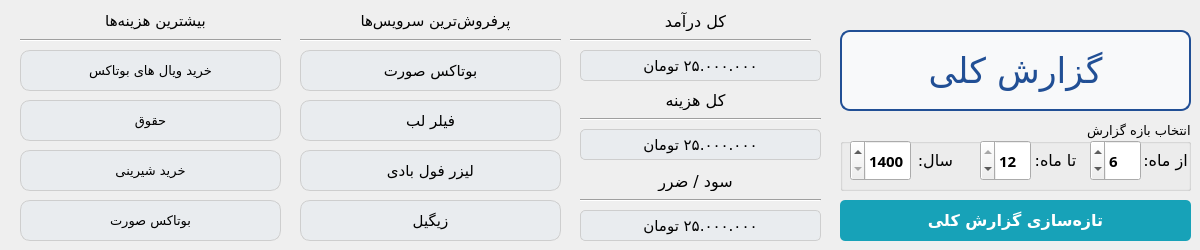
      <widget class="QWidget" name="page">
       <widget class="Line" name="line">
        <property name="geometry">
         <rect>
          <x>570</x>
          <y>30</y>
          <width>241</width>
          <height>20</height>
         </rect>
        </property>
        <property name="orientation">
         <enum>Qt::Horizontal</enum>
        </property>
       </widget>
       <widget class="QLabel" name="label_35">
        <property name="geometry">
         <rect>
          <x>360</x>
          <y>10</y>
          <width>151</width>
          <height>21</height>
         </rect>
        </property>
        <property name="font">
         <font>
          <family>Vazirmatn ExtraBold</family>
          <pointsize>11</pointsize>
         </font>
        </property>
        <property name="text">
         <string>پرفروش‌ترین سرویس‌ها</string>
        </property>
        <property name="alignment">
         <set>Qt::AlignCenter</set>
        </property>
       </widget>
       <widget class="QLabel" name="label_37">
        <property name="geometry">
         <rect>
          <x>40</x>
          <y>10</y>
          <width>231</width>
          <height>21</height>
         </rect>
        </property>
        <property name="font">
         <font>
          <family>Vazirmatn ExtraBold</family>
          <pointsize>11</pointsize>
         </font>
        </property>
        <property name="text">
         <string>بیشترین‌ هزینه‌ها</string>
        </property>
        <property name="alignment">
         <set>Qt::AlignCenter</set>
        </property>
       </widget>
       <widget class="QLabel" name="label_38">
        <property name="geometry">
         <rect>
          <x>580</x>
          <y>11</y>
          <width>231</width>
          <height>20</height>
         </rect>
        </property>
        <property name="font">
         <font>
          <family>Vazirmatn ExtraBold</family>
          <pointsize>12</pointsize>
         </font>
        </property>
        <property name="text">
         <string>کل درآمد</string>
        </property>
        <property name="alignment">
         <set>Qt::AlignCenter</set>
        </property>
       </widget>
       <widget class="Line" name="line_3">
        <property name="geometry">
         <rect>
          <x>20</x>
          <y>30</y>
          <width>261</width>
          <height>20</height>
         </rect>
        </property>
        <property name="orientation">
         <enum>Qt::Horizontal</enum>
        </property>
       </widget>
       <widget class="Line" name="line_4">
        <property name="geometry">
         <rect>
          <x>300</x>
          <y>30</y>
          <width>261</width>
          <height>20</height>
         </rect>
        </property>
        <property name="orientation">
         <enum>Qt::Horizontal</enum>
        </property>
       </widget>
       <widget class="QLabel" name="generalIncome_lbl">
        <property name="geometry">
         <rect>
          <x>580</x>
          <y>50</y>
          <width>241</width>
          <height>31</height>
         </rect>
        </property>
        <property name="font">
         <font>
          <family>Vazirmatn Medium</family>
          <pointsize>11</pointsize>
         </font>
        </property>
        <property name="styleSheet">
         <string notr="true">border: 1px solid;
background-color: rgb(233, 236, 239);
border-radius: 5px;
border-color: rgb(206, 206, 206); </string>
        </property>
        <property name="text">
         <string>۲۵.۰۰۰.۰۰۰ تومان</string>
        </property>
        <property name="alignment">
         <set>Qt::AlignCenter</set>
        </property>
       </widget>
       <widget class="QLabel" name="label_39">
        <property name="geometry">
         <rect>
          <x>580</x>
          <y>90</y>
          <width>231</width>
          <height>20</height>
         </rect>
        </property>
        <property name="font">
         <font>
          <family>Vazirmatn ExtraBold</family>
          <pointsize>12</pointsize>
         </font>
        </property>
        <property name="text">
         <string>کل هزینه‌</string>
        </property>
        <property name="alignment">
         <set>Qt::AlignCenter</set>
        </property>
       </widget>
       <widget class="Line" name="line_2">
        <property name="geometry">
         <rect>
          <x>580</x>
          <y>109</y>
          <width>241</width>
          <height>20</height>
         </rect>
        </property>
        <property name="orientation">
         <enum>Qt::Horizontal</enum>
        </property>
       </widget>
       <widget class="QLabel" name="generalExpense_lbl">
        <property name="geometry">
         <rect>
          <x>580</x>
          <y>129</y>
          <width>241</width>
          <height>31</height>
         </rect>
        </property>
        <property name="font">
         <font>
          <family>Vazirmatn Medium</family>
          <pointsize>11</pointsize>
         </font>
        </property>
        <property name="styleSheet">
         <string notr="true">border: 1px solid;
border-color: rgb(232, 232, 232);
background-color: rgb(233, 236, 239);
border-radius: 5px;
border-color: rgb(206, 206, 206); </string>
        </property>
        <property name="text">
         <string>۲۵.۰۰۰.۰۰۰ تومان</string>
        </property>
        <property name="alignment">
         <set>Qt::AlignCenter</set>
        </property>
       </widget>
       <widget class="QLabel" name="profitType_lbl">
        <property name="geometry">
         <rect>
          <x>580</x>
          <y>171</y>
          <width>231</width>
          <height>20</height>
         </rect>
        </property>
        <property name="font">
         <font>
          <family>Vazirmatn ExtraBold</family>
          <pointsize>12</pointsize>
         </font>
        </property>
        <property name="text">
         <string>سود / ضرر</string>
        </property>
        <property name="alignment">
         <set>Qt::AlignCenter</set>
        </property>
       </widget>
       <widget class="Line" name="line_5">
        <property name="geometry">
         <rect>
          <x>580</x>
          <y>190</y>
          <width>241</width>
          <height>20</height>
         </rect>
        </property>
        <property name="orientation">
         <enum>Qt::Horizontal</enum>
        </property>
       </widget>
       <widget class="QLabel" name="generalProfit_lbl">
        <property name="geometry">
         <rect>
          <x>580</x>
          <y>210</y>
          <width>241</width>
          <height>31</height>
         </rect>
        </property>
        <property name="font">
         <font>
          <family>Vazirmatn Medium</family>
          <pointsize>11</pointsize>
         </font>
        </property>
        <property name="styleSheet">
         <string notr="true">border: 1px solid;
border-color: rgb(232, 232, 232);
background-color: rgb(233, 236, 239);
border-radius: 5px;
border-color: rgb(206, 206, 206); </string>
        </property>
        <property name="text">
         <string>۲۵.۰۰۰.۰۰۰ تومان</string>
        </property>
        <property name="alignment">
         <set>Qt::AlignCenter</set>
        </property>
       </widget>
       <widget class="QPushButton" name="refreshGeneralReport_btn">
        <property name="geometry">
         <rect>
          <x>840</x>
          <y>200</y>
          <width>351</width>
          <height>41</height>
         </rect>
        </property>
        <property name="font">
         <font>
          <family>Vazirmatn</family>
          <pointsize>12</pointsize>
          <weight>75</weight>
          <bold>true</bold>
          <underline>false</underline>
          <strikeout>false</strikeout>
         </font>
        </property>
        <property name="styleSheet">
         <string notr="true">QPushButton {
    background-color: #17a2b8; /* Bootstrap primary blue */
    color: white; /* White text */
    border: none;
    border-radius: 5px; /* Rounded corners */
    text-align: center;
    text-decoration: none;
}

QPushButton:hover {
background-color: rgb(17, 122, 138);

}

QPushButton:pressed {
background-color: rgb(12, 89, 99);
    
}
</string>
        </property>
        <property name="text">
         <string>تازه‌سازی گزارش کلی</string>
        </property>
       </widget>
       <widget class="QLabel" name="n0ServiceHighSold_lbl">
        <property name="geometry">
         <rect>
          <x>300</x>
          <y>50</y>
          <width>261</width>
          <height>41</height>
         </rect>
        </property>
        <property name="font">
         <font>
          <family>Vazirmatn Medium</family>
          <pointsize>11</pointsize>
         </font>
        </property>
        <property name="styleSheet">
         <string notr="true">border: 1px solid;
border-color: rgb(232, 232, 232);
background-color: rgb(233, 236, 239);
border-radius: 10px;
border-color: rgb(206, 206, 206); </string>
        </property>
        <property name="text">
         <string>بوتاکس صورت</string>
        </property>
        <property name="alignment">
         <set>Qt::AlignCenter</set>
        </property>
       </widget>
       <widget class="QLabel" name="n1ServiceHighSold_lbl">
        <property name="geometry">
         <rect>
          <x>300</x>
          <y>100</y>
          <width>261</width>
          <height>41</height>
         </rect>
        </property>
        <property name="font">
         <font>
          <family>Vazirmatn Medium</family>
          <pointsize>11</pointsize>
         </font>
        </property>
        <property name="styleSheet">
         <string notr="true">border: 1px solid;
border-color: rgb(232, 232, 232);
background-color: rgb(233, 236, 239);
border-radius: 5px;
border-color: rgb(206, 206, 206);  border-radius: 10px;</string>
        </property>
        <property name="text">
         <string>فیلر لب</string>
        </property>
        <property name="alignment">
         <set>Qt::AlignCenter</set>
        </property>
       </widget>
       <widget class="QLabel" name="n2ServiceHighSold_lbl">
        <property name="geometry">
         <rect>
          <x>300</x>
          <y>150</y>
          <width>261</width>
          <height>41</height>
         </rect>
        </property>
        <property name="font">
         <font>
          <family>Vazirmatn Medium</family>
          <pointsize>11</pointsize>
         </font>
        </property>
        <property name="styleSheet">
         <string notr="true">border: 1px solid;
border-color: rgb(232, 232, 232);
background-color: rgb(233, 236, 239);
border-radius: 5px;
border-color: rgb(206, 206, 206);  border-radius: 10px;</string>
        </property>
        <property name="text">
         <string>لیزر فول بادی</string>
        </property>
        <property name="alignment">
         <set>Qt::AlignCenter</set>
        </property>
       </widget>
       <widget class="QLabel" name="n3ServiceHighSold_lbl">
        <property name="geometry">
         <rect>
          <x>300</x>
          <y>200</y>
          <width>261</width>
          <height>41</height>
         </rect>
        </property>
        <property name="font">
         <font>
          <family>Vazirmatn Medium</family>
          <pointsize>11</pointsize>
         </font>
        </property>
        <property name="styleSheet">
         <string notr="true">border: 1px solid;
border-color: rgb(232, 232, 232);
background-color: rgb(233, 236, 239);
border-radius: 5px;
border-color: rgb(206, 206, 206);  border-radius: 10px;</string>
        </property>
        <property name="text">
         <string>زیگیل</string>
        </property>
        <property name="alignment">
         <set>Qt::AlignCenter</set>
        </property>
       </widget>
       <widget class="QLabel" name="n0HighestExpense_lbl">
        <property name="geometry">
         <rect>
          <x>20</x>
          <y>50</y>
          <width>261</width>
          <height>41</height>
         </rect>
        </property>
        <property name="font">
         <font>
          <family>Vazirmatn Medium</family>
          <pointsize>10</pointsize>
         </font>
        </property>
        <property name="styleSheet">
         <string notr="true">border: 1px solid;
border-color: rgb(232, 232, 232);
background-color: rgb(233, 236, 239);
border-radius: 5px;
border-color: rgb(206, 206, 206);  border-radius: 10px;</string>
        </property>
        <property name="text">
         <string>خرید ویال های بوتاکس</string>
        </property>
        <property name="alignment">
         <set>Qt::AlignCenter</set>
        </property>
       </widget>
       <widget class="QLabel" name="n1HighestExpense_lbl">
        <property name="geometry">
         <rect>
          <x>20</x>
          <y>100</y>
          <width>261</width>
          <height>41</height>
         </rect>
        </property>
        <property name="font">
         <font>
          <family>Vazirmatn Medium</family>
          <pointsize>10</pointsize>
         </font>
        </property>
        <property name="styleSheet">
         <string notr="true">border: 1px solid;
border-color: rgb(232, 232, 232);
background-color: rgb(233, 236, 239);
border-radius: 5px;
border-color: rgb(206, 206, 206);  border-radius: 10px;</string>
        </property>
        <property name="text">
         <string>حقوق</string>
        </property>
        <property name="alignment">
         <set>Qt::AlignCenter</set>
        </property>
       </widget>
       <widget class="QLabel" name="n2HighestExpense_lbl">
        <property name="geometry">
         <rect>
          <x>20</x>
          <y>150</y>
          <width>261</width>
          <height>41</height>
         </rect>
        </property>
        <property name="font">
         <font>
          <family>Vazirmatn Medium</family>
          <pointsize>10</pointsize>
         </font>
        </property>
        <property name="styleSheet">
         <string notr="true">border: 1px solid;
border-color: rgb(232, 232, 232);
background-color: rgb(233, 236, 239);
border-radius: 5px;
border-color: rgb(206, 206, 206);  border-radius: 10px;</string>
        </property>
        <property name="text">
         <string>خرید شیرینی</string>
        </property>
        <property name="alignment">
         <set>Qt::AlignCenter</set>
        </property>
       </widget>
       <widget class="QLabel" name="n3HighestExpense_lbl">
        <property name="geometry">
         <rect>
          <x>20</x>
          <y>200</y>
          <width>261</width>
          <height>41</height>
         </rect>
        </property>
        <property name="font">
         <font>
          <family>Vazirmatn Medium</family>
          <pointsize>10</pointsize>
         </font>
        </property>
        <property name="styleSheet">
         <string notr="true">border: 1px solid;
border-color: rgb(232, 232, 232);
background-color: rgb(233, 236, 239);
border-radius: 5px;
border-color: rgb(206, 206, 206);  border-radius: 10px;</string>
        </property>
        <property name="text">
         <string>بوتاکس صورت</string>
        </property>
        <property name="alignment">
         <set>Qt::AlignCenter</set>
        </property>
       </widget>
       <widget class="QGroupBox" name="groupBox_12">
        <property name="geometry">
         <rect>
          <x>840</x>
          <y>120</y>
          <width>351</width>
          <height>71</height>
         </rect>
        </property>
        <property name="font">
         <font>
          <family>Vazirmatn Black</family>
          <pointsize>10</pointsize>
         </font>
        </property>
        <property name="layoutDirection">
         <enum>Qt::RightToLeft</enum>
        </property>
        <property name="title">
         <string>انتخاب بازه گزارش</string>
        </property>
        <property name="alignment">
         <set>Qt::AlignLeading|Qt::AlignLeft|Qt::AlignVCenter</set>
        </property>
        <widget class="QSpinBox" name="generalReportYear_spnbox">
         <property name="geometry">
          <rect>
           <x>10</x>
           <y>20</y>
           <width>61</width>
           <height>41</height>
          </rect>
         </property>
         <property name="font">
          <font>
           <family>Vazirmatn</family>
           <pointsize>11</pointsize>
           <weight>75</weight>
           <bold>true</bold>
          </font>
         </property>
         <property name="minimum">
          <number>1400</number>
         </property>
         <property name="maximum">
          <number>1500</number>
         </property>
        </widget>
        <widget class="QLabel" name="label_40">
         <property name="geometry">
          <rect>
           <x>50</x>
           <y>20</y>
           <width>91</width>
           <height>41</height>
          </rect>
         </property>
         <property name="font">
          <font>
           <family>Vazirmatn ExtraBold</family>
           <pointsize>12</pointsize>
          </font>
         </property>
         <property name="text">
          <string>سال:</string>
         </property>
         <property name="alignment">
          <set>Qt::AlignCenter</set>
         </property>
        </widget>
        <widget class="QLabel" name="label_41">
         <property name="geometry">
          <rect>
           <x>170</x>
           <y>20</y>
           <width>91</width>
           <height>41</height>
          </rect>
         </property>
         <property name="font">
          <font>
           <family>Vazirmatn ExtraBold</family>
           <pointsize>12</pointsize>
          </font>
         </property>
         <property name="text">
          <string>تا ماه:</string>
         </property>
         <property name="alignment">
          <set>Qt::AlignCenter</set>
         </property>
        </widget>
        <widget class="QSpinBox" name="generalReportToMonth_spnbox">
         <property name="geometry">
          <rect>
           <x>140</x>
           <y>20</y>
           <width>51</width>
           <height>41</height>
          </rect>
         </property>
         <property name="font">
          <font>
           <family>Vazirmatn</family>
           <pointsize>11</pointsize>
           <weight>75</weight>
           <bold>true</bold>
          </font>
         </property>
         <property name="minimum">
          <number>1</number>
         </property>
         <property name="maximum">
          <number>12</number>
         </property>
         <property name="value">
          <number>12</number>
         </property>
        </widget>
        <widget class="QSpinBox" name="generalReportFromMonth_spnbox">
         <property name="geometry">
          <rect>
           <x>250</x>
           <y>20</y>
           <width>51</width>
           <height>41</height>
          </rect>
         </property>
         <property name="font">
          <font>
           <family>Vazirmatn</family>
           <pointsize>11</pointsize>
           <weight>75</weight>
           <bold>true</bold>
          </font>
         </property>
         <property name="minimum">
          <number>1</number>
         </property>
         <property name="maximum">
          <number>12</number>
         </property>
         <property name="value">
          <number>6</number>
         </property>
        </widget>
        <widget class="QLabel" name="label_42">
         <property name="geometry">
          <rect>
           <x>280</x>
           <y>20</y>
           <width>91</width>
           <height>41</height>
          </rect>
         </property>
         <property name="font">
          <font>
           <family>Vazirmatn ExtraBold</family>
           <pointsize>12</pointsize>
          </font>
         </property>
         <property name="text">
          <string>از ماه:</string>
         </property>
         <property name="alignment">
          <set>Qt::AlignCenter</set>
         </property>
        </widget>
       </widget>
       <widget class="QLabel" name="label_18">
        <property name="geometry">
         <rect>
          <x>840</x>
          <y>30</y>
          <width>351</width>
          <height>81</height>
         </rect>
        </property>
        <property name="font">
         <font>
          <family>A Rezvan-fat</family>
          <pointsize>26</pointsize>
          <weight>50</weight>
          <bold>false</bold>
         </font>
        </property>
        <property name="layoutDirection">
         <enum>Qt::RightToLeft</enum>
        </property>
        <property name="autoFillBackground">
         <bool>false</bool>
        </property>
        <property name="styleSheet">
         <string notr="true">/* Basic styling for the company name label */
QLabel {
	color: rgb(33, 79, 149);
    
    padding: 10px; /* Padding around the text */
    border: 2px solid  rgb(33, 79, 149); /* Optional: Border with the same blue color */
    border-radius: 10px; /* Rounded corners */
    background-color: #f8f9fa; /* Light grey background to make it stand out */
    text-align: center; /* Center-align the text */
}

/* Hover effect */
QLabe:hover {
    color: #0056b3; /* Darker blue on hover */
    border-color: #0056b3; /* Match border color on hover */
}
</string>
        </property>
        <property name="text">
         <string>گزارش کلی</string>
        </property>
        <property name="alignment">
         <set>Qt::AlignCenter</set>
        </property>
       </widget>
      </widget>
